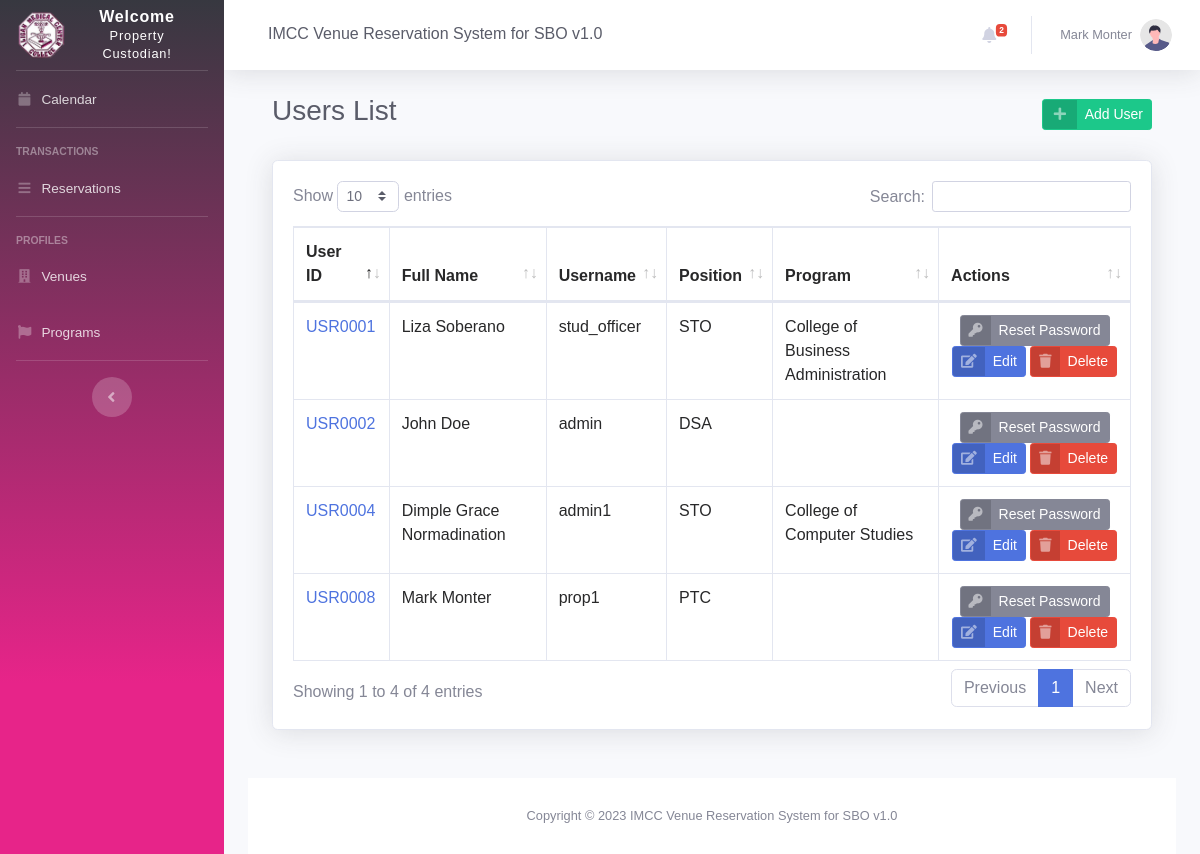
Screenshot of /users.php (signed in) with the database file from the repository.
### tables this page shows
CREATE TABLE `users` (
  `id` int(11) NOT NULL,
  `userID` varchar(25) NOT NULL,
  `first_name` varchar(255) NOT NULL,
  `middle_name` varchar(255) DEFAULT NULL,
  `last_name` varchar(255) DEFAULT NULL,
  `contact` varchar(15) DEFAULT NULL,
  `username` varchar(255) NOT NULL,
  `password` varchar(255) NOT NULL,
  `change_pass` tinyint(1) NOT NULL DEFAULT 0,
  `position` varchar(50) NOT NULL,
  `programID` int(11) DEFAULT NULL,
  `dateAdded` datetime NOT NULL DEFAULT current_timestamp(),
  `dateUpdated` datetime DEFAULT NULL
);

CREATE TABLE `program` (
  `id` int(11) NOT NULL,
  `programID` varchar(15) DEFAULT NULL,
  `name` varchar(255) DEFAULT NULL,
  `color` varchar(15) DEFAULT NULL,
  `incharge_organization` varchar(255) DEFAULT NULL,
  `dateAdded` datetime NOT NULL DEFAULT current_timestamp(),
  `dateUpdated` datetime DEFAULT NULL
);

### users.php (the view, shortened to what this page needs)
<?php
include 'settings/system.php';
include 'settings/header.php';
include "settings/sidebar.php";
include 'settings/topbar.php';
?>
<div class="container-fluid">
    <div class="d-sm-flex align-items-center justify-content-between mb-4">
        <div class="container-fluid">
            <div class="d-sm-flex align-items-center justify-content-between mb-4">
                <h1 class="h3 mb-2 text-gray-800">Users List</h1>
                <a href="user_add.php" class="btn btn-success btn-icon-split btn-sm keychainify-checked">
                    <span class="icon text-white-50">
                        <i class="fas fa-fw fa-plus"></i>
                    </span>
                    <span class="text">Add User</span>
                </a>
            </div>
            <div class="card shadow mb-4">
                <div class="card-body">
                    <div class="table-responsive">
                        <table class="table table-bordered table-hovered" id="dataTable" width="100%" cellspacing="0">
                            <thead>
                                <tr>
                                    <th>User ID</th>
                                    <th>Full Name</th>
                                    <th>Username</th>
                                    <th>Position</th>
                                    <th>Program</th>
                                    <th>Actions</th>
                                </tr>
                            </thead>
                            <tbody>
                                <?php
                                $users = $db->query("SELECT A.*,B.name as prg_name FROM `users` as A LEFT JOIN `program` as B ON A.programID = B.id ORDER BY A.last_name ASC");
                                $row_users = $users->fetchAll(PDO::FETCH_OBJ);
                                foreach ($row_users as $row) {
                                ?>
                                    <tr>
                                        <td><?= '<a href="user_edit.php?id='.$row->id.'">' . $row->userID. '</a>'; ?></td>
                                        <td><?= $row->first_name.' '.$row->middle_name.' '.$row->last_name ?></td>
                                        <td><?= $row->username; ?></td>
                                        <td><?= $row->position; ?></td>
                                        <td><?= $row->prg_name; ?></td>
                                        <td align="center">
                                        <a href="user_resetpassword.php?id=<?php echo $row->id; ?>" onclick="return confirm('Are you sure you want to reset the password for this user?')" class="btn btn-secondary btn-icon-split btn-sm keychainify-checked">
                                                <span class="icon text-white-50">
                                                    <i class="fas fa-key"></i>
                                                </span>
                                                <span class="text">Reset Password</span>
                                            </a>
                                            <a href="user_edit.php?id=<?php echo $row->id; ?>" class="btn btn-primary btn-icon-split btn-sm keychainify-checked">
                                                <span class="icon text-white-50">
                                                    <i class="fas fa-edit"></i>
                                                </span>
                                                <span class="text">Edit</span>
                                            </a>
                                            <a href="user_delete.php?id=<?php echo $row->id; ?>" onclick="return confirm('Are you sure you want to delete this user?')" class="btn btn-danger btn-icon-split btn-sm keychainify-checked">
                                                <span class="icon text-white-50">
                                                    <i class="fas fa-trash"></i>
                                                </span>
                                                <span class="text">Delete</span>
                                            </a>
                                        </td>
                                    </tr>
                                <?php } ?>
                            </tbody>
                        </table>
                    </div>
                </div>
            </div>
        </div>
    </div>
    <?php include 'settings/footer.php'; ?>

### rows the page displays
users: userID "USR0002", first_name "John", last_name "Doe", username "admin", position "DSA"
users: userID "USR0008", first_name "Mark", last_name "Monter", username "prop1", position "PTC"
users: userID "USR0004", first_name "Dimple", middle_name "Grace", last_name "Normadination", username "admin1", position "STO", programID.name "College of Computer Studies"
users: userID "USR0001", first_name "Liza", last_name "Soberano", username "stud_officer", position "STO", programID.name "College of Business Administration"

### other values shown
NAME_ "IMCC Venue Reservation System for SBO v1.0"
$notificationCount "2"
$_SESSION['name'] "Mark Monter"
